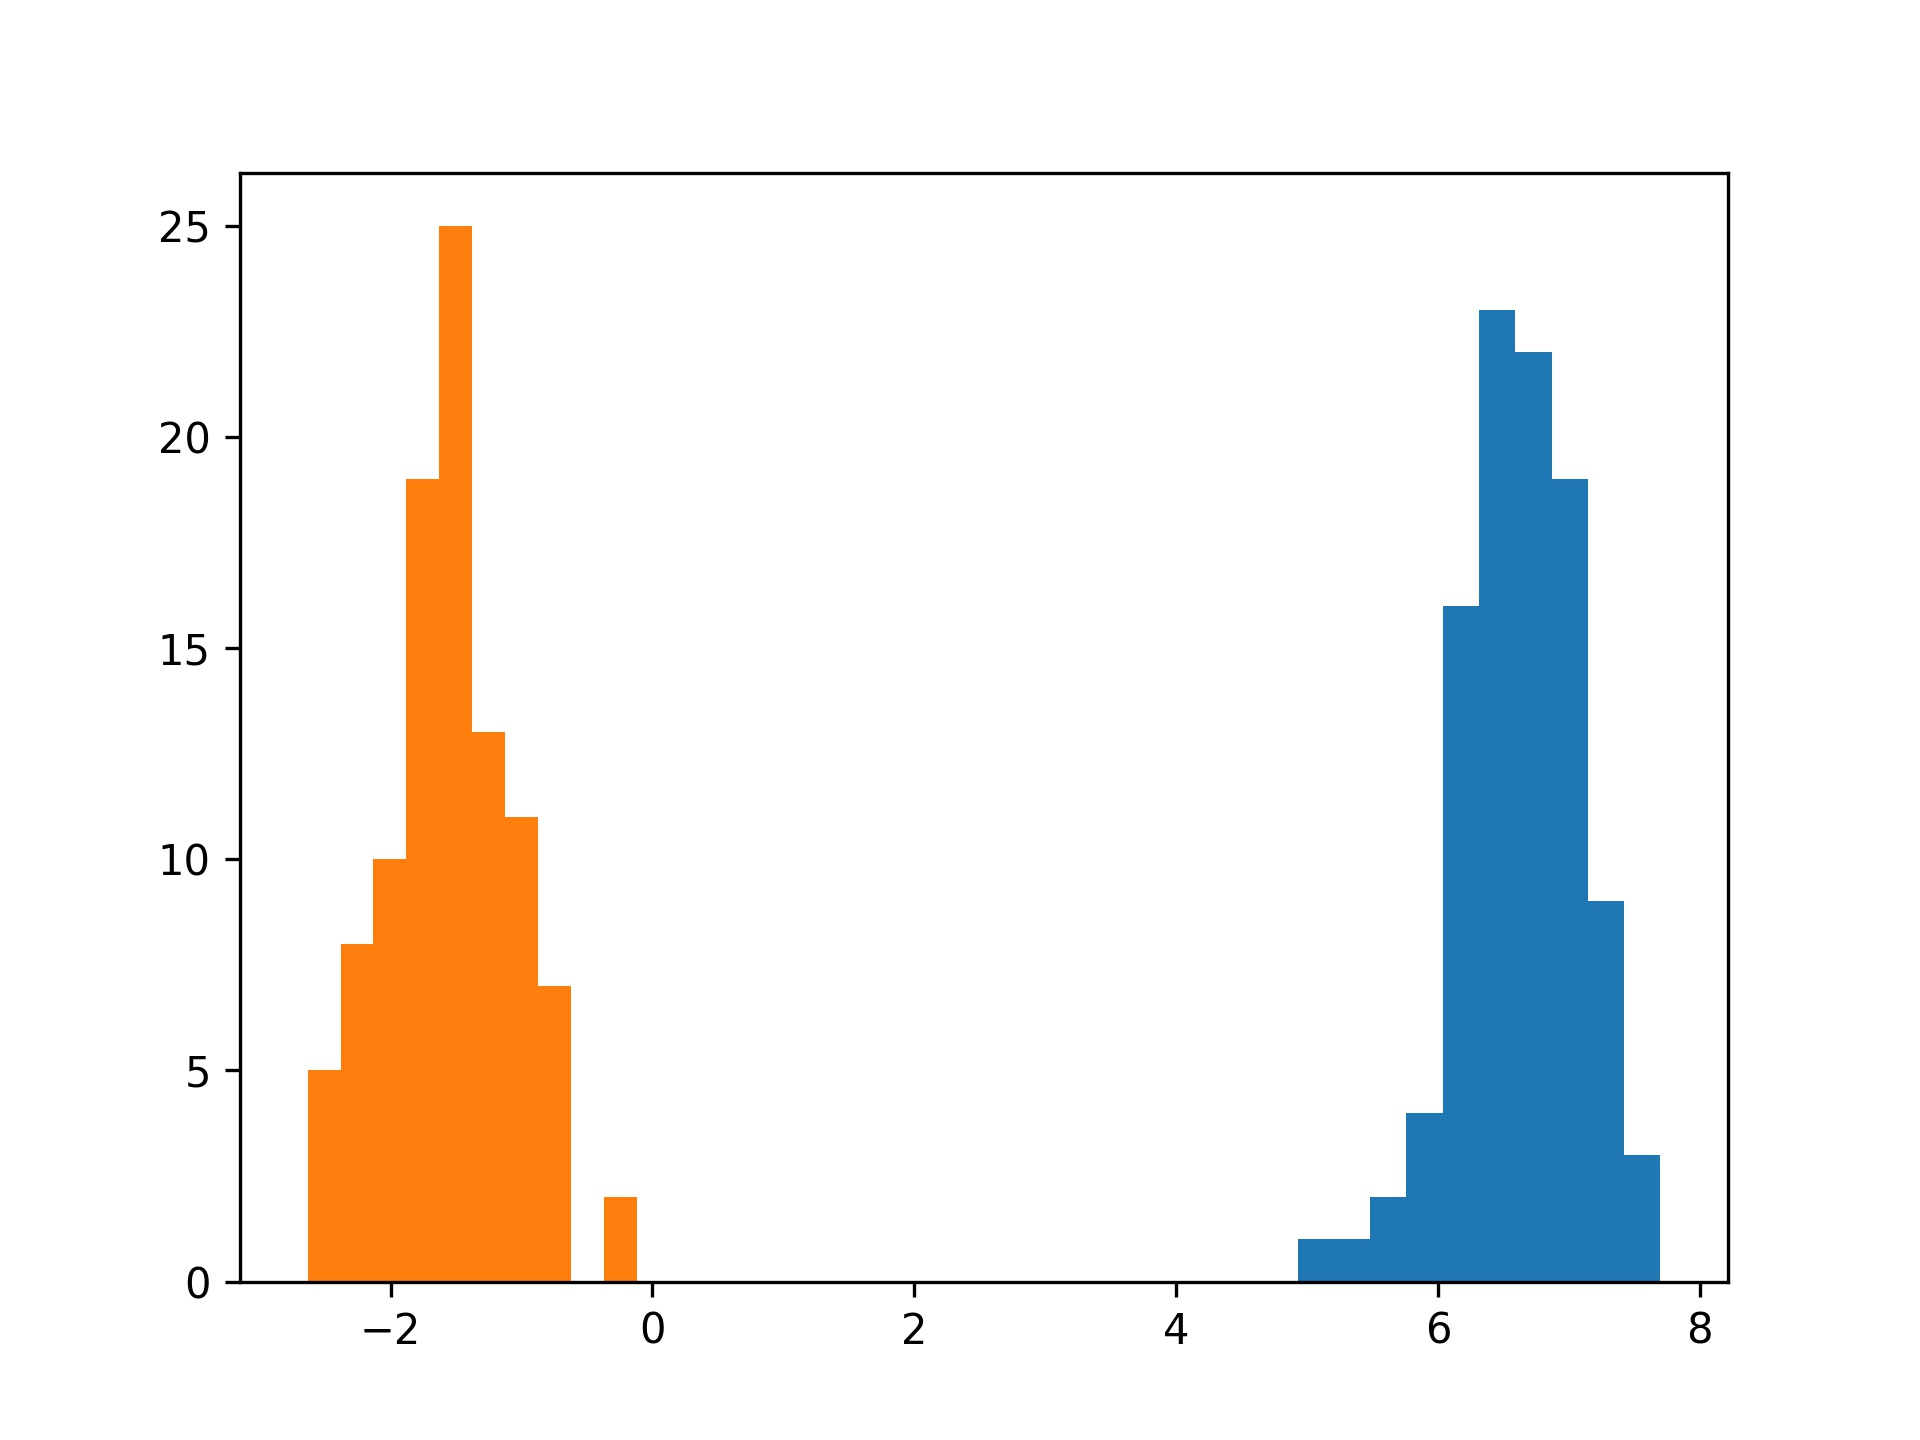

Source code (Python):
# _*_ coding: utf-8 _*_

import numpy as np
import matplotlib.pyplot as plt

# first for addition and subtraction

N=100           # Numbers of samples of parameters

A_mu=2.5
A_sigma=0.4

B_mu=4.1
B_sigma=0.3

A=np.random.normal(A_mu,A_sigma,size=N)
B=np.random.normal(B_mu,B_sigma,size=N)

p=A+B
m=A-B

# draw graph

plt.hist(p)
plt.hist(m)
plt.savefig('42.jpg',dpi=300)
plt.show()
print('plot done')

print(np.std(p))
print(np.std(m))
print(np.sqrt(A_sigma**2+B_sigma**2))  #the analytical std dev

# second multiplication

F_mu=25.0
F_sigma=1

x_mu=6.4
x_sigma=0.4

F=np.random.normal(F_mu,F_sigma,size=N)
x=np.random.normal(x_mu,x_sigma,size=N)

t=F*x

# draw graph
plt.hist(t)
plt.show()
plt.savefig('42-1.jpg',dpi=300)
print('plot done')

print(np.std(t))
print(np.sqrt((F_sigma/F_mu)**2+(x_sigma/x_mu)**2*F_mu*x_mu))

print('job done')